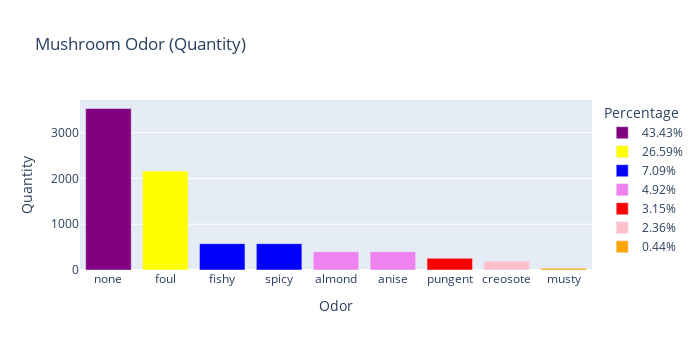

Notebook cell for this chart:
### Markdown cell above
Majority of the mushrooms tend to be brown, gray, white, red and yellow in color within our dataset.

### Code cell
# plotting the frequency of the odor feature
odor_dict = df_mush['odor'].value_counts().to_dict()
odor_ordered = ['none','foul','fishy','spicy','almond','anise','pungent','creosote','musty']
change_dict_key(odor_dict,list(odor_dict.keys()),odor_ordered)
df_odor = series_to_df(odor_dict,'Odor')
colors = ['purple', 'yellow', 'blue', 'violet', 'red', 'pink', 'orange', 'black', 'green']

fig = px.bar(df_odor, x='Odor',y='Quantity',title = "Mushroom Odor (Quantity)",
             color_discrete_sequence = colors,color = df_odor['Percentage'],
            width=700, height=350)
fig.show()

### Figure 1 — Plotly figure (JSON) as saved in the notebook; plotly's stock layout.template omitted (floating-point values rounded to 4 significant figures)
{"data": [{"alignmentgroup": "True", "hovertemplate": "Percentage=43.43%<br>Odor=%{x}<br>Quantity=%{y}<extra></extra>", "legendgroup": "43.43%", "marker": {"color": "purple", "pattern": {"shape": ""}}, "name": "43.43%", "offsetgroup": "43.43%", "orientation": "v", "showlegend": true, "textposition": "auto", "type": "bar", "x": ["none"], "xaxis": "x", "y": [3528], "yaxis": "y"}, {"alignmentgroup": "True", "hovertemplate": "Percentage=26.59%<br>Odor=%{x}<br>Quantity=%{y}<extra></extra>", "legendgroup": "26.59%", "marker": {"color": "yellow", "pattern": {"shape": ""}}, "name": "26.59%", "offsetgroup": "26.59%", "orientation": "v", "showlegend": true, "textposition": "auto", "type": "bar", "x": ["foul"], "xaxis": "x", "y": [2160], "yaxis": "y"}, {"alignmentgroup": "True", "hovertemplate": "Percentage=7.09%<br>Odor=%{x}<br>Quantity=%{y}<extra></extra>", "legendgroup": "7.09%", "marker": {"color": "blue", "pattern": {"shape": ""}}, "name": "7.09%", "offsetgroup": "7.09%", "orientation": "v", "showlegend": true, "textposition": "auto", "type": "bar", "x": ["fishy", "spicy"], "xaxis": "x", "y": [576, 576], "yaxis": "y"}, {"alignmentgroup": "True", "hovertemplate": "Percentage=4.92%<br>Odor=%{x}<br>Quantity=%{y}<extra></extra>", "legendgroup": "4.92%", "marker": {"color": "violet", "pattern": {"shape": ""}}, "name": "4.92%", "offsetgroup": "4.92%", "orientation": "v", "showlegend": true, "textposition": "auto", "type": "bar", "x": ["almond", "anise"], "xaxis": "x", "y": [400, 400], "yaxis": "y"}, {"alignmentgroup": "True", "hovertemplate": "Percentage=3.15%<br>Odor=%{x}<br>Quantity=%{y}<extra></extra>", "legendgroup": "3.15%", "marker": {"color": "red", "pattern": {"shape": ""}}, "name": "3.15%", "offsetgroup": "3.15%", "orientation": "v", "showlegend": true, "textposition": "auto", "type": "bar", "x": ["pungent"], "xaxis": "x", "y": [256], "yaxis": "y"}, {"alignmentgroup": "True", "hovertemplate": "Percentage=2.36%<br>Odor=%{x}<br>Quantity=%{y}<extra></extra>", "legendgroup": "2.36%", "marker": {"color": "pink", "pattern": {"shape": ""}}, "name": "2.36%", "offsetgroup": "2.36%", "orientation": "v", "showlegend": true, "textposition": "auto", "type": "bar", "x": ["creosote"], "xaxis": "x", "y": [192], "yaxis": "y"}, {"alignmentgroup": "True", "hovertemplate": "Percentage=0.44%<br>Odor=%{x}<br>Quantity=%{y}<extra></extra>", "legendgroup": "0.44%", "marker": {"color": "orange", "pattern": {"shape": ""}}, "name": "0.44%", "offsetgroup": "0.44%", "orientation": "v", "showlegend": true, "textposition": "auto", "type": "bar", "x": ["musty"], "xaxis": "x", "y": [36], "yaxis": "y"}], "layout": {"barmode": "relative", "height": 350, "legend": {"title": {"text": "Percentage"}, "tracegroupgap": 0}, "title": {"text": "Mushroom Odor (Quantity)"}, "width": 700, "xaxis": {"anchor": "y", "autorange": true, "domain": [0, 1], "range": [-0.5, 8.5], "title": {"text": "Odor"}, "type": "category"}, "yaxis": {"anchor": "x", "autorange": true, "domain": [0, 1], "range": [0, 3714.0], "title": {"text": "Quantity"}, "type": "linear"}}}
